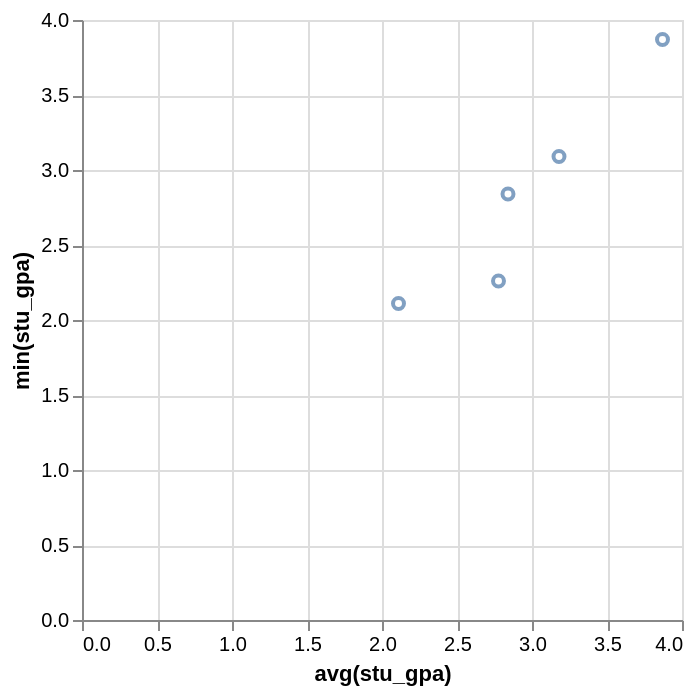

Specify this chart in Vega-Lite:
### Vega-Lite specification from a JSON file in a GitHub repository (floating-point values rounded to 4 significant figures)
{"data": {"values": [{"x_data": 2.777, "y_data": 2.26}, {"x_data": 2.84, "y_data": 2.84}, {"x_data": 3.18, "y_data": 3.09}, {"x_data": 3.87, "y_data": 3.87}, {"x_data": 2.11, "y_data": 2.11}]}, "mark": "point", "encoding": {"x": {"field": "x_data", "type": "quantitative", "title": "avg(stu_gpa)"}, "y": {"field": "y_data", "type": "quantitative", "title": "min(stu_gpa)"}}}
